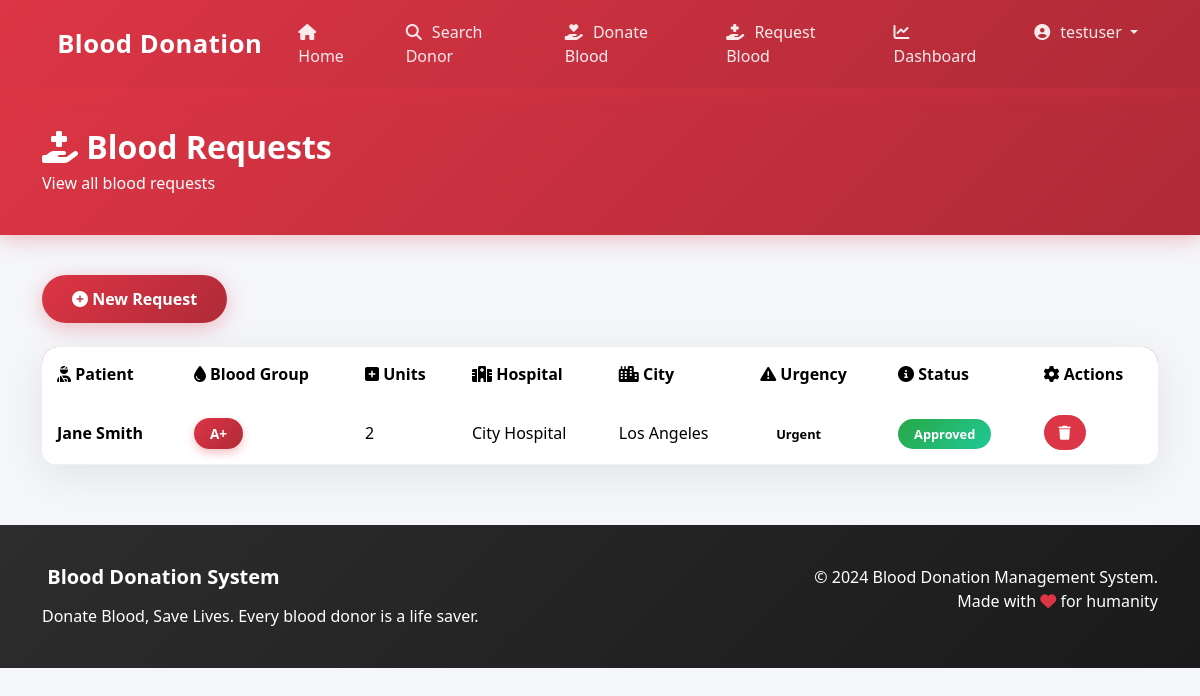
Page /requests/ (signed in) on the committed database.
### mainapp/models.py (models this page shows, shortened)
class BloodRequest(models.Model):
    STATUS_CHOICES = [
        ('Pending', 'Pending'),
        ('Approved', 'Approved'),
        ('Rejected', 'Rejected')
    ]
    URGENCY_CHOICES = [
        ('Normal', 'Normal'),
        ('Urgent', 'Urgent'),
        ('Critical', 'Critical')
    ]
    user = models.ForeignKey(User, on_delete=models.CASCADE)
    patient_name = models.CharField(max_length=100)
    blood_group = models.CharField(max_length=5, choices=[
        ('A+', 'A+'),
        ('A-', 'A-'),
        ('B+', 'B+'),
        ('B-', 'B-'),
        ('O+', 'O+'),
        ('O-', 'O-'),
        ('AB+', 'AB+'),
        ('AB-', 'AB-'),
    ])
    units = models.IntegerField(default=1)
    hospital = models.CharField(max_length=200)
    city = models.CharField(max_length=100)
    urgency = models.CharField(max_length=20, choices=URGENCY_CHOICES, default='Normal')
    status = models.CharField(max_length=20, choices=STATUS_CHOICES, default='Pending')
    created_at = models.DateTimeField(auto_now_add=True)
    updated_at = models.DateTimeField(auto_now=True)
    class Meta:
        ordering = ['-created_at']

### mainapp/views.py (the view)
# urls.py: path('requests/', views.request_list, name='request_list'),
@login_required
def request_list(request):
    requests = BloodRequest.objects.all().order_by('-created_at')
    return render(request, 'request_list.html', {'requests': requests})

### templates/request_list.html (shortened to what this page needs)
{% extends 'base.html' %}
{% block content %}
<div class="page-header">
    <div class="container">
        <h2><i class="fas fa-hand-holding-medical"></i> Blood Requests</h2>
        <p class="mb-0">View all blood requests</p>
    </div>
</div>
<div class="container">
    <div class="row mb-4">
        <div class="col-12">
            <a href="{% url 'request_blood' %}" class="btn btn-blood">
                <i class="fas fa-plus-circle"></i> New Request
            </a>
        </div>
    </div>
    <div class="card">
        <div class="card-body p-0">
            {% if requests %}
            <div class="table-responsive">
                <table class="table table-hover mb-0">
                    <thead>
                        <tr>
                            <th><i class="fas fa-user-injured"></i> Patient</th>
                            <th><i class="fas fa-tint"></i> Blood Group</th>
                            <th><i class="fas fa-plus-square"></i> Units</th>
                            <th><i class="fas fa-hospital"></i> Hospital</th>
                            <th><i class="fas fa-city"></i> City</th>
                            <th><i class="fas fa-exclamation-triangle"></i> Urgency</th>
                            <th><i class="fas fa-info-circle"></i> Status</th>
                            <th><i class="fas fa-cog"></i> Actions</th>
                        </tr>
                    </thead>
                    <tbody>
                        {% for req in requests %}
                        <tr>
                            <td class="fw-bold">{{ req.patient_name }}</td>
                            <td><span class="blood-type-badge">{{ req.blood_group }}</span></td>
                            <td>{{ req.units }}</td>
                            <td>{{ req.hospital }}</td>
                            <td>{{ req.city }}</td>
                            <td>
                                {% if req.urgency == 'Critical' %}
                                <span class="status-badge urgency-critical">Critical</span>
                                {% elif req.urgency == 'Urgent' %}
                                <span class="status-badge urgency-urgent">Urgent</span>
                                {% else %}
                                <span class="status-badge urgency-normal">Normal</span>
                                {% endif %}
                            </td>
                            <td>
                                {% if req.status == 'Pending' %}
                                <span class="status-badge status-pending">Pending</span>
                                {% elif req.status == 'Approved' %}
                                <span class="status-badge status-approved">Approved</span>
                                {% else %}
                                <span class="status-badge status-rejected">Rejected</span>
                                {% endif %}
                            </td>
                            <td>
                                <a href="{% url 'delete_request' req.id %}" class="btn btn-sm btn-danger text-white" onclick="return confirm('Are you sure you want to delete this request?')" title="Delete">
                                    <i class="fas fa-trash"></i>
                                </a>
                            </td>
                        </tr>
                        {% endfor %}
                    </tbody>
                </table>
            </div>
            {% endif %}
        </div>
    </div>
</div>
{% endblock %}

### templates/base.html (shortened to what this page needs)
<!DOCTYPE html>
<html lang="en">
<head>
    <link href="https://cdn.jsdelivr.net/npm/bootstrap@5.3.2/dist/css/bootstrap.min.css" rel="stylesheet">
    <link rel="stylesheet" href="https://cdnjs.cloudflare.com/ajax/libs/font-awesome/6.4.2/css/all.min.css">
</head>
<body>
    <nav class="navbar navbar-expand-lg navbar-dark sticky-top">
        <div class="container">
            <a class="navbar-brand" href="{% url 'home' %}">
                 Blood Donation
            </a>
            <div class="collapse navbar-collapse" id="navbarNav">
                <ul class="navbar-nav ms-auto">
                    <li class="nav-item">
                        <a class="nav-link" href="{% url 'home' %}">
                            <i class="fas fa-home"></i> Home
                        </a>
                    </li>
                    <li class="nav-item">
                        <a class="nav-link" href="{% url 'search' %}">
                            <i class="fas fa-search"></i> Search Donor
                        </a>
                    </li>
                    {% if user.is_authenticated %}
                    <li class="nav-item">
                        <a class="nav-link" href="{% url 'add_donor' %}">
                            <i class="fas fa-hand-holding-heart"></i> Donate Blood
                        </a>
                    </li>
                    <li class="nav-item">
                        <a class="nav-link" href="{% url 'request_blood' %}">
                            <i class="fas fa-hand-holding-medical"></i> Request Blood
                        </a>
                    </li>
                    <li class="nav-item">
                        <a class="nav-link" href="{% url 'dashboard' %}">
                            <i class="fas fa-chart-line"></i> Dashboard
                        </a>
                    </li>
                    <li class="nav-item dropdown">
                        <a class="nav-link dropdown-toggle" href="#" id="navbarDropdown" role="button" data-bs-toggle="dropdown">
                            <i class="fas fa-user-circle"></i> {{ user.username }}
                        </a>
                    </li>
                    {% endif %}
                </ul>
            </div>
        </div>
    </nav>
    {% block content %}{% endblock %}
    <footer class="footer">
        <div class="container">
            <div class="row">
                <div class="col-md-6">
                    <h5> Blood Donation System</h5>
                    <p class="mb-0">Donate Blood, Save Lives. Every blood donor is a life saver.</p>
                </div>
                <div class="col-md-6 text-md-end">
                    <p class="mb-0">&copy; 2024 Blood Donation Management System.</p>
                    <p class="mb-0">Made with <i class="fas fa-heart" style="color: var(--blood-red);"></i> for humanity</p>
                </div>
            </div>
        </div>
    </footer>
</body>
</html>

### templates/base.html (style rules this page uses)
:root { --blood-red: #dc3545; --blood-red-dark: #b02a37; --blood-red-light: #e4606d; --blood-red-pale: #fadbd8; }
* { margin: 0; padding: 0; box-sizing: border-box; }
body { font-family: 'Segoe UI', Tahoma, Geneva, Verdana, sans-serif; background-color: #f5f6fa; min-height: 100vh; }
.navbar { background: linear-gradient(135deg, var(--blood-red) 0%, var(--blood-red-dark) 100%) !important; padding: 12px 0; box-shadow: 0 4px 20px rgba(220, 53, 69, 0.3); }
.navbar-brand { font-weight: 700; font-size: 1.6rem; color: white !important; letter-spacing: 0.5px; }
.nav-link { color: rgba(255,255,255,0.9) !important; font-weight: 500; padding: 8px 16px !important; border-radius: 25px; transition: all 0.3s ease; margin: 0 4px; }
.nav-link i { margin-right: 6px; }
.card { border: none; border-radius: 16px; box-shadow: 0 10px 40px rgba(0,0,0,0.08); transition: all 0.3s ease; overflow: hidden; }
.card-body { padding: 24px; }
.blood-type-badge { background: linear-gradient(135deg, var(--blood-red) 0%, var(--blood-red-dark) 100%); color: white; padding: 6px 16px; border-radius: 25px; font-weight: 700; font-size: 0.85rem; box-shadow: 0 4px 10px rgba(220, 53, 69, 0.3); }
.status-badge { padding: 6px 16px; border-radius: 25px; font-weight: 600; font-size: 0.8rem; }
.status-approved { background: linear-gradient(135deg, #28a745, #20c997); color: white; }
.btn-blood { background: linear-gradient(135deg, var(--blood-red) 0%, var(--blood-red-dark) 100%); color: white; border: none; padding: 12px 30px; border-radius: 30px; font-weight: 600; transition: all 0.3s ease; box-shadow: 0 5px 20px rgba(220, 53, 69, 0.3); }
.table { border-radius: 12px; overflow: hidden; background: white; }
.table thead { background: linear-gradient(135deg, var(--blood-red) 0%, var(--blood-red-dark) 100%); color: white; }
.table th { font-weight: 600; padding: 15px; border: none; }
.table td { padding: 14px 15px; vertical-align: middle; border-color: #f0f0f0; }
.table tbody tr { transition: all 0.3s ease; }
.page-header { background: linear-gradient(135deg, var(--blood-red) 0%, var(--blood-red-dark) 100%); color: white; padding: 40px 0; margin-bottom: 40px; box-shadow: 0 4px 20px rgba(220, 53, 69, 0.3); }
.page-header h2 { font-weight: 700; margin-bottom: 5px; }
.footer { background: linear-gradient(135deg, #2d2d2d 0%, #1a1a1a 100%); color: white; padding: 40px 0; margin-top: 60px; }
.footer h5 { font-weight: 700; margin-bottom: 15px; }
.btn-sm { border-radius: 20px; padding: 6px 14px; font-weight: 600; }

### rows in the picture
BloodRequest: patient_name "Jane Smith", blood_group "A+", units "2", hospital "City Hospital", city "Los Angeles", urgency "Urgent", status "Approved"

### other values in the picture
{{ user.username }} "testuser"
